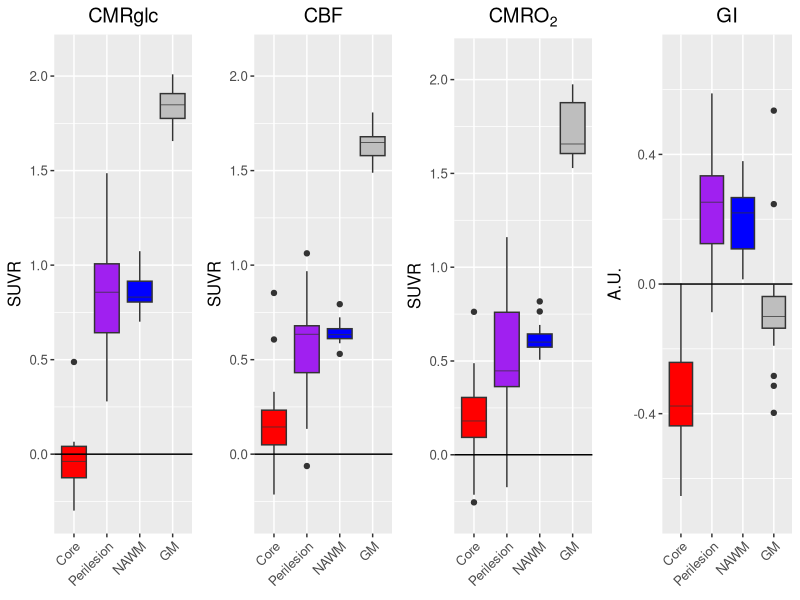

This chart was generated by the following R code:
## ---- chunk 1
library(ggplot2)
library(ggpubr)
library(grid)

x = read.csv('Fig2C.csv')
x$tissue = as.factor(x$tissue)

p1 = ggplot(x, aes(x=tissue, y=FDG, fill=tissue)) + 
  geom_boxplot(alpha = 1,lwd=.5,fatten=.5) + 
  ylim(-.3,2.1) + 
  scale_fill_manual(breaks = c("1","2","3","4"), values = c("red","purple","blue","gray"),labels = c("Core","Perilesion","NAWM","GM")) +
  scale_shape_manual(breaks=c("0","0.5"),values = c(1,17))  + ylab("SUVR") + ggtitle("CMRglc") + 
  theme(plot.title = element_text(hjust = 0.5),axis.title.x = element_blank(),text = element_text(size=12),legend.position = 'none',axis.text.x = element_text(angle = 45, vjust = 1, hjust=1)) + 
  scale_x_discrete(labels=c("Core","Perilesion","NAWM","GM")) + 
  guides(fill = guide_legend(order=1)) +
  geom_hline(yintercept = 0,color="black")

p2 = ggplot(x, aes(x=tissue, y=HO, fill=tissue)) + 
  geom_boxplot(alpha = 1,lwd=.5,fatten=.5) + 
  ylim(-.3,2.1) + 
  scale_fill_manual(breaks = c("1","2","3","4"), values = c("red","purple","blue","gray"),labels = c("Core","Perilesion","NAWM","GM")) +
  scale_shape_manual(breaks=c("0","0.5"),values = c(1,17))  + ylab("SUVR") + ggtitle("CBF") + 
  theme(plot.title = element_text(hjust = 0.5),axis.title.x = element_blank(),text = element_text(size=12),legend.position = 'none',axis.text.x = element_text(angle = 45, vjust = 1, hjust=1)) + 
  scale_x_discrete(labels=c("Core","Perilesion","NAWM","GM")) + 
  guides(fill = guide_legend(order=1)) +
  geom_hline(yintercept = 0,color="black")

p3 = ggplot(x, aes(x=tissue, y=OM, fill=tissue)) + 
  geom_boxplot(alpha = 1,lwd=.5,fatten=.5) + 
  ylim(-.3,2.1) + 
  scale_fill_manual(breaks = c("1","2","3","4"), values = c("red","purple","blue","gray"),labels = c("Core","Perilesion","NAWM","GM")) +
  scale_shape_manual(breaks=c("0","0.5"),values = c(1,17))  + ylab("SUVR") + ggtitle(expression(CMRO[2])) + 
  theme(plot.title = element_text(hjust = 0.5),axis.title.x = element_blank(),text = element_text(size=12),legend.position = 'none',axis.text.x = element_text(angle = 45, vjust = 1, hjust=1)) + 
  scale_x_discrete(labels=c("Core","Perilesion","NAWM","GM")) + 
  guides(fill = guide_legend(order=1)) +
  geom_hline(yintercept = 0,color="black")

p4 = ggplot(x, aes(x=tissue, y=GI, fill=tissue)) + 
  geom_boxplot(alpha = 1,lwd=.5,fatten=.5) + 
  ylim(-.7,.7) + 
  scale_fill_manual(breaks = c("1","2","3","4"), values = c("red","purple","blue","gray"),labels = c("Core","Perilesion","NAWM","GM")) +
  scale_shape_manual(breaks=c("0","0.5"),values = c(1,17))  + ylab("A.U.") + ggtitle("GI") + 
  theme(plot.title = element_text(hjust = 0.5),axis.title.x = element_blank(),text = element_text(size=12),legend.position = 'none',axis.text.x = element_text(angle = 45, vjust = 1, hjust=1)) + 
  scale_x_discrete(labels=c("Core","Perilesion","NAWM","GM")) + 
  guides(fill = guide_legend(order=1)) +
  geom_hline(yintercept = 0,color="black")

ggarrange(p1, p2, p3, p4, ncol=4, nrow=1, common.legend = FALSE)
